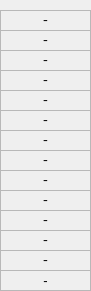
   <widget class="QWidget" name="widget_4" native="true">
    <property name="geometry">
     <rect>
      <x>290</x>
      <y>0</y>
      <width>91</width>
      <height>291</height>
     </rect>
    </property>
    <property name="toolTip">
     <string>Liquid state output</string>
    </property>
    <widget class="QLabel" name="label_output_p">
     <property name="geometry">
      <rect>
       <x>0</x>
       <y>10</y>
       <width>91</width>
       <height>21</height>
      </rect>
     </property>
     <property name="font">
      <font>
       <family>Lucida Console</family>
       <pointsize>10</pointsize>
      </font>
     </property>
     <property name="frameShape">
      <enum>QFrame::StyledPanel</enum>
     </property>
     <property name="frameShadow">
      <enum>QFrame::Plain</enum>
     </property>
     <property name="text">
      <string>-</string>
     </property>
     <property name="alignment">
      <set>Qt::AlignCenter</set>
     </property>
    </widget>
    <widget class="QLabel" name="label_output_T">
     <property name="geometry">
      <rect>
       <x>0</x>
       <y>30</y>
       <width>91</width>
       <height>21</height>
      </rect>
     </property>
     <property name="font">
      <font>
       <family>Lucida Console</family>
       <pointsize>10</pointsize>
      </font>
     </property>
     <property name="frameShape">
      <enum>QFrame::StyledPanel</enum>
     </property>
     <property name="text">
      <string>-</string>
     </property>
     <property name="alignment">
      <set>Qt::AlignCenter</set>
     </property>
    </widget>
    <widget class="QLabel" name="label_output_h">
     <property name="geometry">
      <rect>
       <x>0</x>
       <y>50</y>
       <width>91</width>
       <height>21</height>
      </rect>
     </property>
     <property name="font">
      <font>
       <family>Lucida Console</family>
       <pointsize>10</pointsize>
      </font>
     </property>
     <property name="frameShape">
      <enum>QFrame::StyledPanel</enum>
     </property>
     <property name="text">
      <string>-</string>
     </property>
     <property name="alignment">
      <set>Qt::AlignCenter</set>
     </property>
    </widget>
    <widget class="QLabel" name="label_output_s">
     <property name="geometry">
      <rect>
       <x>0</x>
       <y>70</y>
       <width>91</width>
       <height>21</height>
      </rect>
     </property>
     <property name="font">
      <font>
       <family>Lucida Console</family>
       <pointsize>10</pointsize>
      </font>
     </property>
     <property name="frameShape">
      <enum>QFrame::StyledPanel</enum>
     </property>
     <property name="text">
      <string>-</string>
     </property>
     <property name="alignment">
      <set>Qt::AlignCenter</set>
     </property>
    </widget>
    <widget class="QLabel" name="label_output_v">
     <property name="geometry">
      <rect>
       <x>0</x>
       <y>110</y>
       <width>91</width>
       <height>21</height>
      </rect>
     </property>
     <property name="font">
      <font>
       <family>Lucida Console</family>
       <pointsize>10</pointsize>
      </font>
     </property>
     <property name="frameShape">
      <enum>QFrame::StyledPanel</enum>
     </property>
     <property name="text">
      <string>-</string>
     </property>
     <property name="alignment">
      <set>Qt::AlignCenter</set>
     </property>
    </widget>
    <widget class="QLabel" name="label_output_rho">
     <property name="geometry">
      <rect>
       <x>0</x>
       <y>130</y>
       <width>91</width>
       <height>21</height>
      </rect>
     </property>
     <property name="font">
      <font>
       <family>Lucida Console</family>
       <pointsize>10</pointsize>
      </font>
     </property>
     <property name="frameShape">
      <enum>QFrame::StyledPanel</enum>
     </property>
     <property name="text">
      <string>-</string>
     </property>
     <property name="alignment">
      <set>Qt::AlignCenter</set>
     </property>
    </widget>
    <widget class="QLabel" name="label_output_cv">
     <property name="geometry">
      <rect>
       <x>0</x>
       <y>170</y>
       <width>91</width>
       <height>21</height>
      </rect>
     </property>
     <property name="font">
      <font>
       <family>Lucida Console</family>
       <pointsize>10</pointsize>
      </font>
     </property>
     <property name="frameShape">
      <enum>QFrame::StyledPanel</enum>
     </property>
     <property name="text">
      <string>-</string>
     </property>
     <property name="alignment">
      <set>Qt::AlignCenter</set>
     </property>
    </widget>
    <widget class="QLabel" name="label_output_cp_cv">
     <property name="geometry">
      <rect>
       <x>0</x>
       <y>250</y>
       <width>91</width>
       <height>21</height>
      </rect>
     </property>
     <property name="font">
      <font>
       <family>Lucida Console</family>
       <pointsize>10</pointsize>
      </font>
     </property>
     <property name="frameShape">
      <enum>QFrame::StyledPanel</enum>
     </property>
     <property name="text">
      <string>-</string>
     </property>
     <property name="alignment">
      <set>Qt::AlignCenter</set>
     </property>
    </widget>
    <widget class="QLabel" name="label_output_k">
     <property name="geometry">
      <rect>
       <x>0</x>
       <y>210</y>
       <width>91</width>
       <height>21</height>
      </rect>
     </property>
     <property name="font">
      <font>
       <family>Lucida Console</family>
       <pointsize>10</pointsize>
      </font>
     </property>
     <property name="frameShape">
      <enum>QFrame::StyledPanel</enum>
     </property>
     <property name="text">
      <string>-</string>
     </property>
     <property name="alignment">
      <set>Qt::AlignCenter</set>
     </property>
    </widget>
    <widget class="QLabel" name="label_output_u">
     <property name="geometry">
      <rect>
       <x>0</x>
       <y>90</y>
       <width>91</width>
       <height>21</height>
      </rect>
     </property>
     <property name="font">
      <font>
       <family>Lucida Console</family>
       <pointsize>10</pointsize>
      </font>
     </property>
     <property name="frameShape">
      <enum>QFrame::StyledPanel</enum>
     </property>
     <property name="text">
      <string>-</string>
     </property>
     <property name="alignment">
      <set>Qt::AlignCenter</set>
     </property>
    </widget>
    <widget class="QLabel" name="label_output_cp">
     <property name="geometry">
      <rect>
       <x>0</x>
       <y>150</y>
       <width>91</width>
       <height>21</height>
      </rect>
     </property>
     <property name="font">
      <font>
       <family>Lucida Console</family>
       <pointsize>10</pointsize>
      </font>
     </property>
     <property name="frameShape">
      <enum>QFrame::StyledPanel</enum>
     </property>
     <property name="text">
      <string>-</string>
     </property>
     <property name="alignment">
      <set>Qt::AlignCenter</set>
     </property>
    </widget>
    <widget class="QLabel" name="label_output_qual">
     <property name="geometry">
      <rect>
       <x>0</x>
       <y>190</y>
       <width>91</width>
       <height>21</height>
      </rect>
     </property>
     <property name="font">
      <font>
       <family>Lucida Console</family>
       <pointsize>10</pointsize>
      </font>
     </property>
     <property name="frameShape">
      <enum>QFrame::StyledPanel</enum>
     </property>
     <property name="text">
      <string>-</string>
     </property>
     <property name="alignment">
      <set>Qt::AlignCenter</set>
     </property>
    </widget>
    <widget class="QLabel" name="label_output_fluid_state">
     <property name="geometry">
      <rect>
       <x>0</x>
       <y>270</y>
       <width>91</width>
       <height>21</height>
      </rect>
     </property>
     <property name="font">
      <font>
       <family>MS Shell Dlg 2</family>
       <pointsize>10</pointsize>
      </font>
     </property>
     <property name="frameShape">
      <enum>QFrame::StyledPanel</enum>
     </property>
     <property name="text">
      <string>-</string>
     </property>
     <property name="alignment">
      <set>Qt::AlignCenter</set>
     </property>
    </widget>
    <widget class="QLabel" name="label_output_visc">
     <property name="geometry">
      <rect>
       <x>0</x>
       <y>230</y>
       <width>91</width>
       <height>21</height>
      </rect>
     </property>
     <property name="font">
      <font>
       <family>Lucida Console</family>
       <pointsize>10</pointsize>
      </font>
     </property>
     <property name="frameShape">
      <enum>QFrame::StyledPanel</enum>
     </property>
     <property name="text">
      <string>-</string>
     </property>
     <property name="alignment">
      <set>Qt::AlignCenter</set>
     </property>
    </widget>
   </widget>
